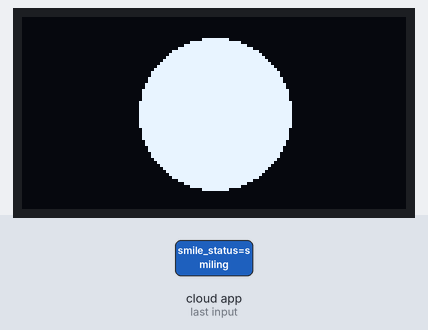
A sketch run on a simulated Arduino Uno, built with avr-gcc and run on an emulated ATmega328P. Shown: 128×64 one-colour display. Inputs (shaded band) come from the test bench. The ROS host is connected and sends only what is stated.

1.3 s: the phone or cloud app sets smile_status to smiling
Above: at 2.2 s.
Timing chart, 0 to 4.3 s (numbered marks = the images above; inputs shaded):
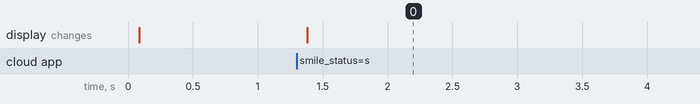

The sketch:

ros_display.ino
```cpp
#include <ros.h>
#include <std_msgs/String.h>

#include <Wire.h>
#include <Adafruit_GFX.h>
#include <Adafruit_SSD1306.h>


/*=======================
 * OLED(I2C)
 * ======================*/

#define SCREEN_WIDTH 128
#define SCREEN_HEIGHT 64
#define OLED_RESET -1
#define SCREEN_ADRESS 0x3c

Adafruit_SSD1306 display(SCREEN_WIDTH, SCREEN_HEIGHT, &Wire, OLED_RESET);

/*======================
 * ROS
 * =====================*/

ros::NodeHandle nh;

/*======================
 * Publisher
 * =====================*/

std_msgs::String str_msg;
ros::Publisher chatter("chatter", &str_msg);
char hello[13] = "hello world!";

/*======================
 * Subscriber(表情状態管理)
 * =====================*/
//std_msgs::Bool rx_msg;
bool showCircle = true;       // true = ◯, false = ●
unsigned long lastSmilingTime = 0;
const unsigned long inverseDuration = 5000; // 5秒

/*======================
 * Subscriber Callback
 * =====================*/
void smileStatusCb(const std_msgs::String &msg)
{
  // "smiling" を受信したときに反応
  if ( strcmp ( msg.data, "smiling" ) == 0)
  {
    showCircle = false;             // ●に切り替え
    lastSmilingTime = millis();     // タイマー開始
  }
}

ros::Subscriber<std_msgs::String> sub( "smile_status", &smileStatusCb );

/*
void messageCb(const std_msgs::Bool &msg)
{
  if(msg.data){
    showCircle = false;               // ●に切り替え
    lastInverseTime = millis();       // タイマー開始
  }
}

ros::Subscriber<std_msgs::Bool> sub("XX", &messageCb);
*/

/*======================
 * setup
 * =====================*/
void setup()
{
  // OLED 初期化
  if ( !display.begin(SSD1306_SWITCHCAPVCC, 0x3C) )
  {
    Serial.println(F("SSD1306 disconnection"));
    for(;;); // OLED初期化失敗
  }
  display.clearDisplay();
  display.display();

  // ROS 初期化
  nh.getHardware()->setBaud(57600);
  nh.initNode();
  nh.advertise(chatter);
  nh.subscribe(sub);
}

/*======================
 * loop
 * =====================*/
void loop()
{
  // ROS hello world publisher
  str_msg.data = hello;
  chatter.publish(&str_msg);

  nh.spinOnce();

  // OLED 描画
  display.clearDisplay();
  if ( !showCircle )
  {
    // ●を描画
    display.fillCircle( SCREEN_WIDTH/2, SCREEN_HEIGHT/2, 25, INVERSE );

    // 5秒経過したら元に戻す
    if ( millis() - lastSmilingTime > inverseDuration )
    {
      showCircle = true;
    }
  }
  else
  {
    // ◯を描画
    display.drawCircle( SCREEN_WIDTH/2, SCREEN_HEIGHT/2, 25, SSD1306_WHITE );
  }
  display.display();

  delay(100);
}
```

Measured:
- after the input at 1.3 s, the display: changes after 0.08 s (image 0)
